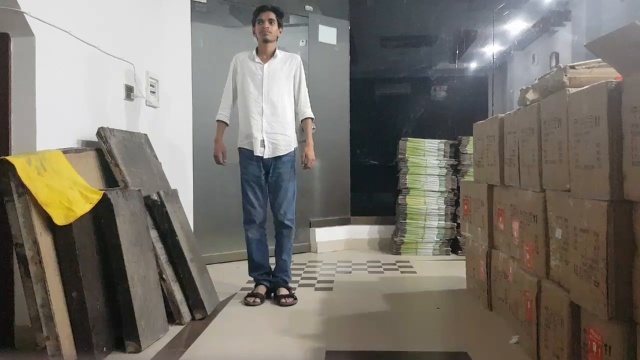
#> input picture videoframes/frame000000.jpg, 640 x 360 px, given in place of frame000176.jpg, which was not available
$ python crop_frames_for_hmr.py
#> lines starting #> are read from the running program, lines starting #| are printed output that depends on the picture; pictures that were not available may be replaced by others from this repository, and a replacement may not be noted
import cv2
import json
import tqdm

json_file = json.load( open( 'human_detection.json', 'r') )
#> (reads human_detection.json from the repository)

for js in tqdm.tqdm(json_file):
	img = cv2.imread('./videoframes/'+js['image_id'])
#> img is the input picture: shape (360, 640, 3); mean B, G, R 107.9, 115.8, 120.3
	bbox = [int(w) for w in js['bbox']]
	ximg = img[ bbox[1]:bbox[1]+bbox[3], bbox[0]:bbox[0]+bbox[2] ]
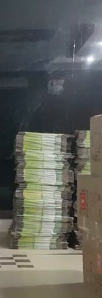
#> ximg: shape (298, 102, 3); mean B, G, R 92.3, 98.5, 97.7
	ximg = cv2.resize( ximg, (ximg.shape[1], 150) )
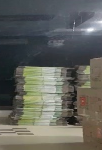
#> ximg: shape (150, 102, 3); mean B, G, R 92.2, 98.5, 97.7
	cv2.imwrite('./videoframes/hmr/'+js['image_id'], ximg)
#> pass 2 of the loop `for js in tqdm.tqdm(json_file):`:
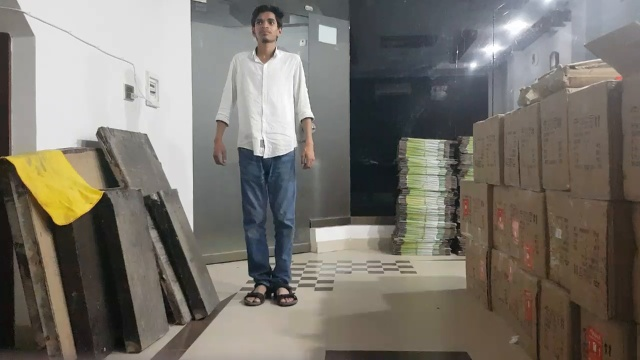
#> input picture videoframes/frame000002.jpg, 640 x 360 px, given in place of frame000265.jpg, which was not available
#> img is the input picture: shape (360, 640, 3); mean B, G, R 108, 115.9, 120.4
#> `ximg = img[ bbox[1]:bbox[1]+bbox[3], bbox[0]:bbox[0]+bbox[2] ]`:
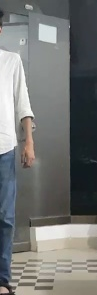
#> ximg: shape (295, 97, 3); mean B, G, R 115.4, 117.2, 115.6
#> `ximg = cv2.resize( ximg, (ximg.shape[1], 150) )`:
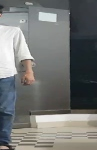
#> ximg: shape (150, 97, 3); mean B, G, R 115.4, 117.1, 115.5
#> (the run stopped early here; a loop or call above may not have finished)
